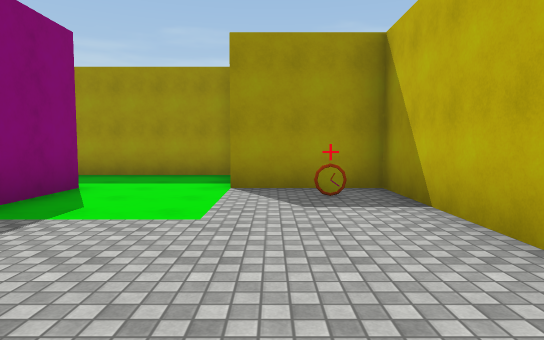
View 1 (above)

23 first-person views from a walk through a Unity game level. The camera is 1.4 m above the floor, tilts 4° down and sees 75° across. The floor is counted in squares, 2 m on a side. Each view is taken from the middle of a square. On the plan, view 1 faces up. The plan holds only what a view shows up to about 11 squares ahead; the rest is blank. The place goes on beyond the plan. The player is left out. Surface patterns are stand-ins for the level's own textures.

View 2
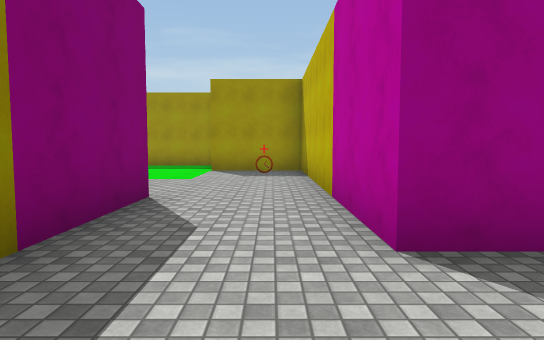

View 3
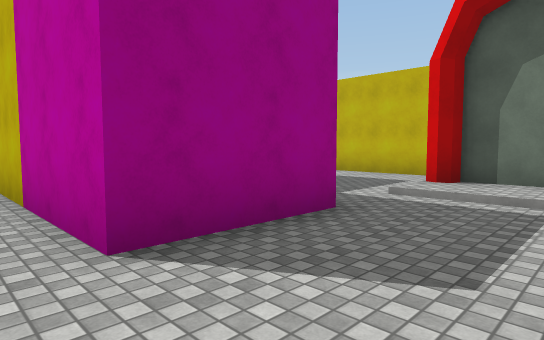

View 4
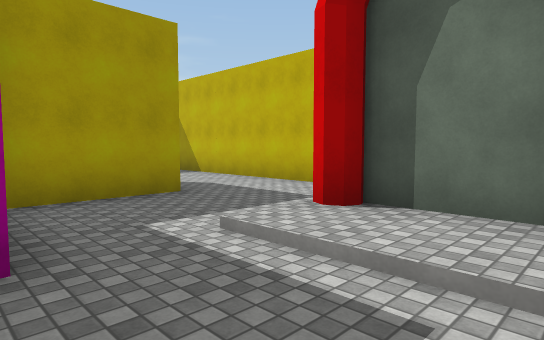

View 5
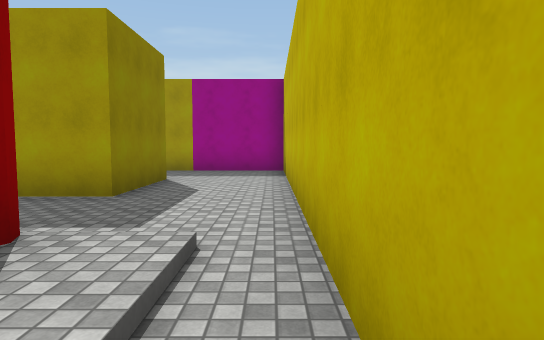

View 6
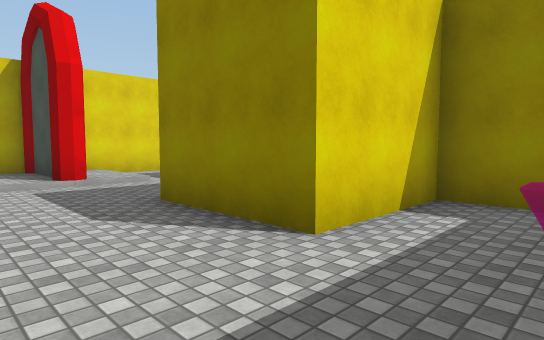

View 7
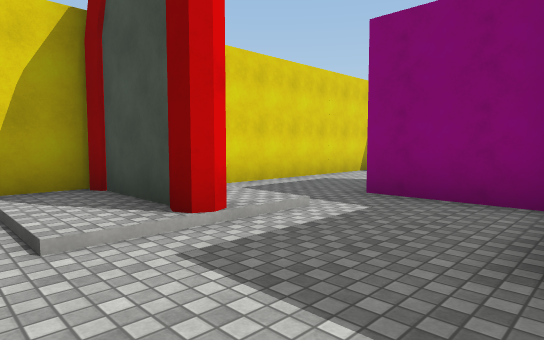

View 8
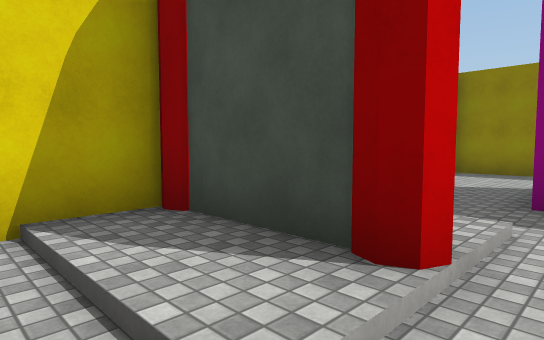

View 9
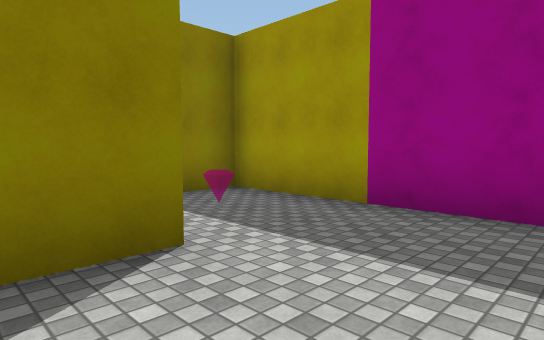

View 10
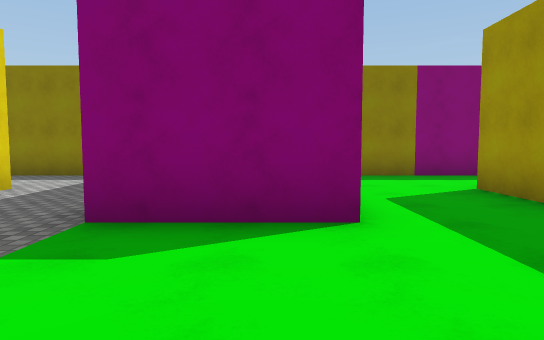

View 11
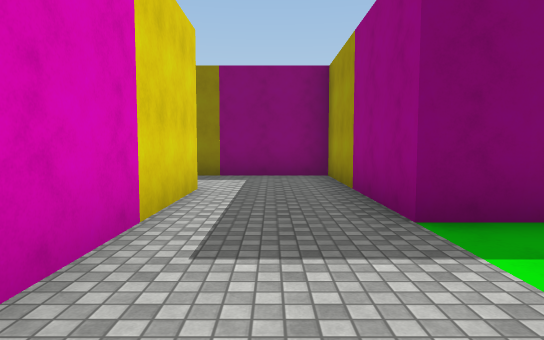

View 12
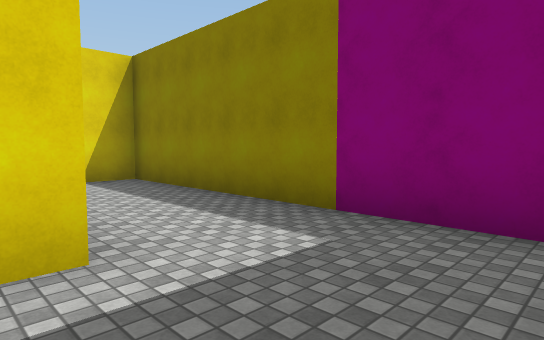

View 13
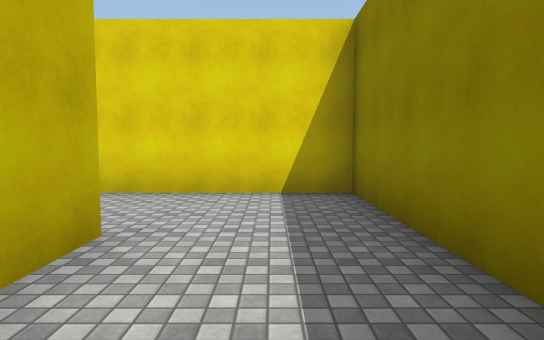

View 14
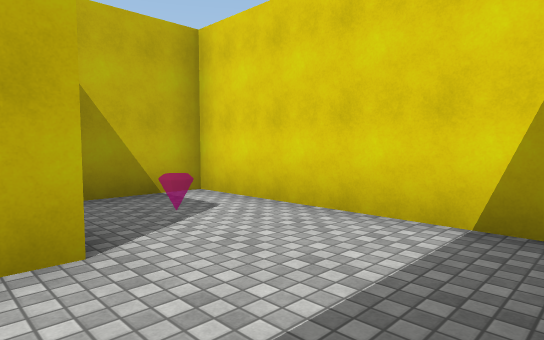

View 15
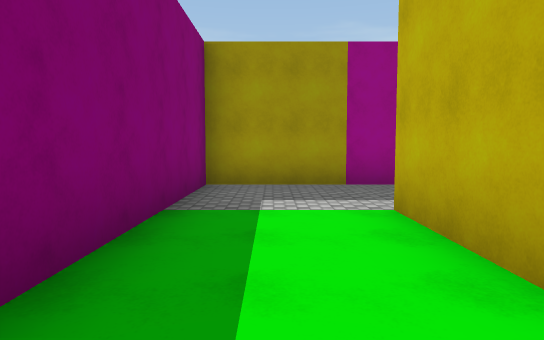

View 16
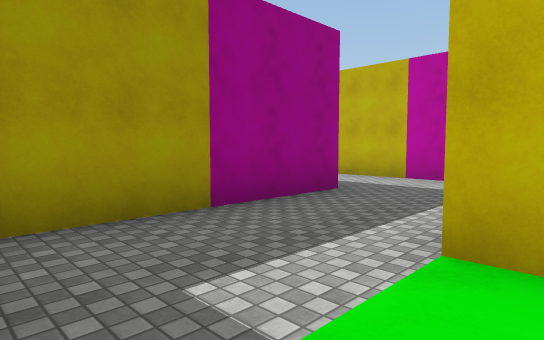

View 17
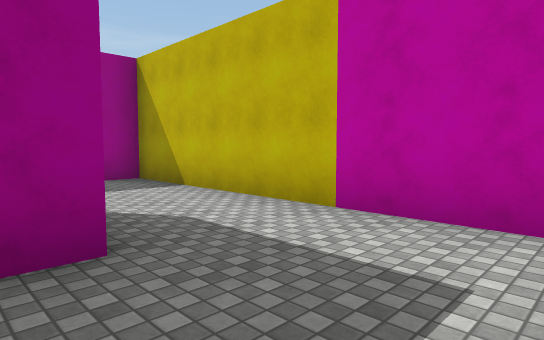

View 18
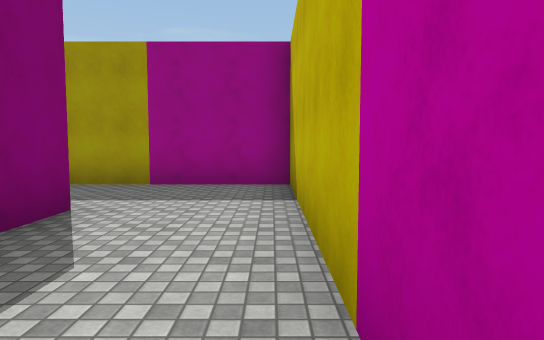

View 19
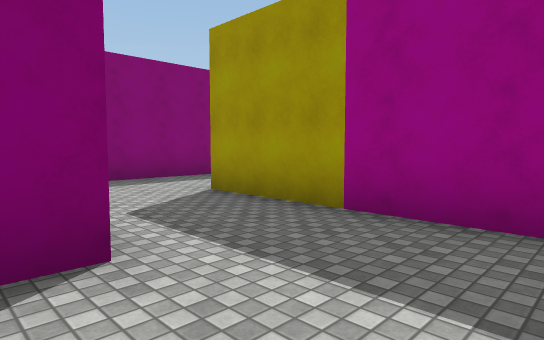

View 20
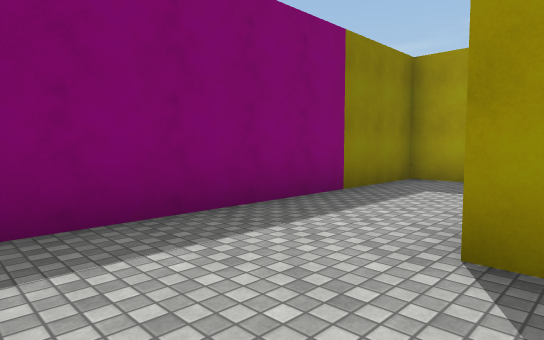

View 21
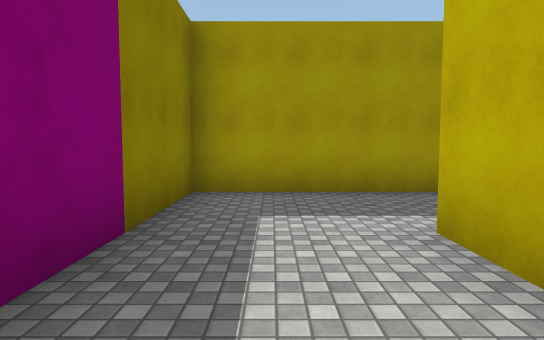

View 22
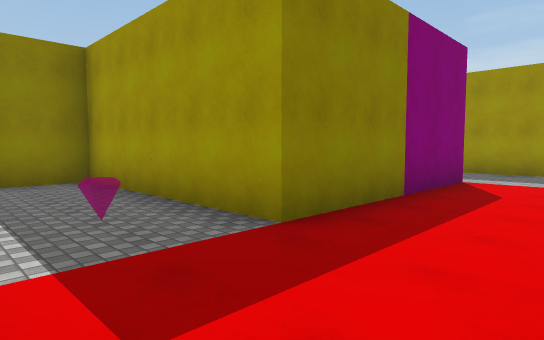

View 23
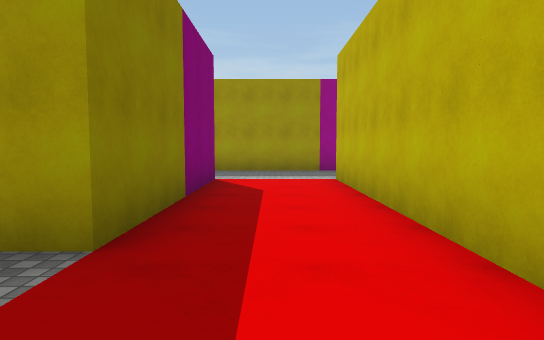

### Floor plan
Points are (right, up) in squares from view 1. A wall is a line through its corners. A room is listed if a view was taken in it or the views show most of it. See-through windows are left out.
Room 1 (views 1, 2, 3, 4, 5, 6, 7, 8, 9)
walls: (4.3, 0.5) (4.3, -1.7) (1.8, -1.7) (1.8, 0.6); (7.3, -3.4) (7.3, -3.9); (9.3, -3.6) (9.3, 5.4); (9.4, 5.8) (4.3, 5.8) (4.3, 3.3) (6.8, 3.3) (6.8, 0.8) (4.6, 0.8); (-0.7, 0.9) (-0.7, -4.1); (-0.1, -4.2) (8.6, -4.2)
ways out: opening at (0.5, -0.5) to room 2
objects: other object (7, -3) to (7, -2)
Room 2 (views 10, 11, 12, 13, 14, 15, 16, 17, 18, 19, 20, 21, 22, 23)
walls: (-3.1, 13.3) (-8.2, 13.3) (-8.2, 7); (-0.7, 11.4) (-0.7, 18.3) (-5.8, 18.3); (-5.7, 8.6) (-5.7, 10.9); (-3.2, 15.9) (-3.2, 14.8); (-0.9, 8.3) (-5.8, 8.3); (-3.2, 5.9) (-3.2, 3.3) (-8.2, 3.3) (-8.2, -4.2) (-3.2, -4.2) (-3.2, -2.4); (-5.7, 19.6) (-5.7, 20.9); (-0.7, 22.6) (-0.7, 28.4); (-5.8, 0.8) (-1.5, 0.8); (1.8, 0.6) (1.8, 5.8) (-0.8, 5.8); (-5.7, -1.8) (-5.7, -0.6); (-3.2, 28.4) (-3.2, 23.3) (-8.2, 23.3) (-8.2, 16.4); (-0.1, 30.8) (-4, 30.8)
ways out: opening at (0.5, -0.5) to room 1; opening at (-4.5, 29.5); opening at (0.5, 29.5)
objects: clock (1, 5)

Where each view was taken, in squares from view 1:
view 1: 0 up, 0 right, facing up
view 2: 4 down, 1 right, facing up
view 3: 4 down, 1 right, facing up-right
view 4: 4 down, 4 right, facing up-right
view 5: 4 down, 9 right, facing up
view 6: 5 up, 9 right, facing down-left
view 7: 1 up, 9 right, facing down-left
view 8: 1 down, 9 right, facing down-left
view 9: 2 up, 9 right, facing up-left
view 10: 5 up, 0 right, facing left
view 11: 2 up, 0 right, facing left
view 12: 3 up, 5 left, facing down-left
view 13: 1 up, 7 left, facing down
view 14: 1 down, 8 left, facing down-right
view 15: 7 up, 7 left, facing up
view 16: 10 up, 8 left, facing up-right
view 17: 11 up, 4 left, facing up-right
view 18: 12 up, 1 left, facing up
view 19: 15 up, 1 left, facing up-left
view 20: 16 up, 5 left, facing up-left
view 21: 18 up, 7 left, facing up
view 22: 21 up, 1 left, facing up-left
view 23: 21 up, 2 left, facing up
